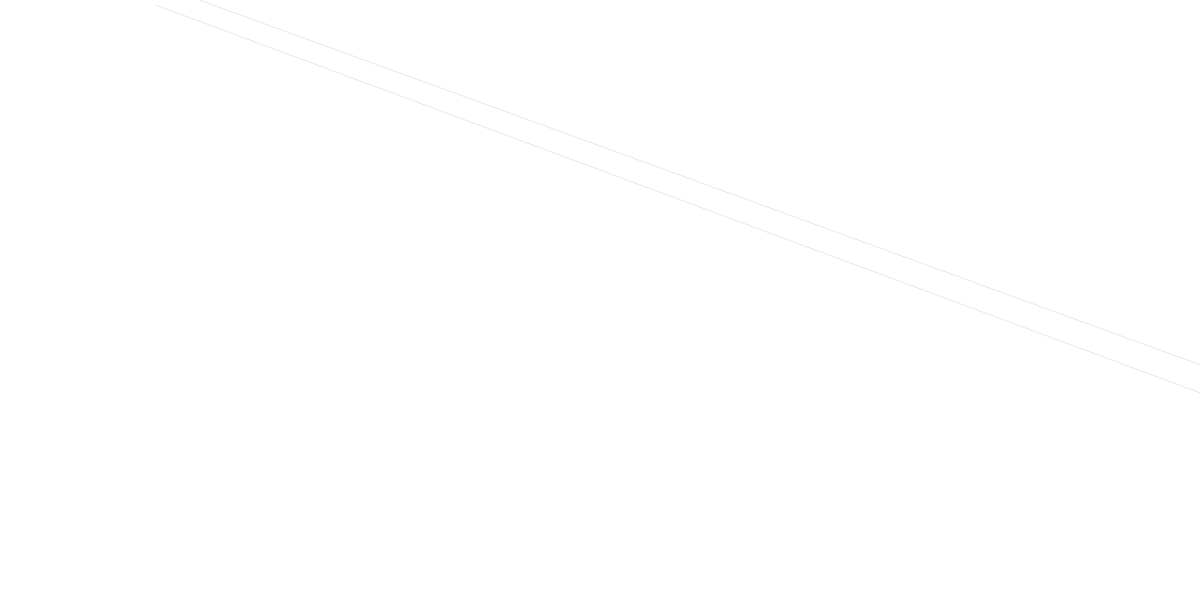
Frame 1 (no input)
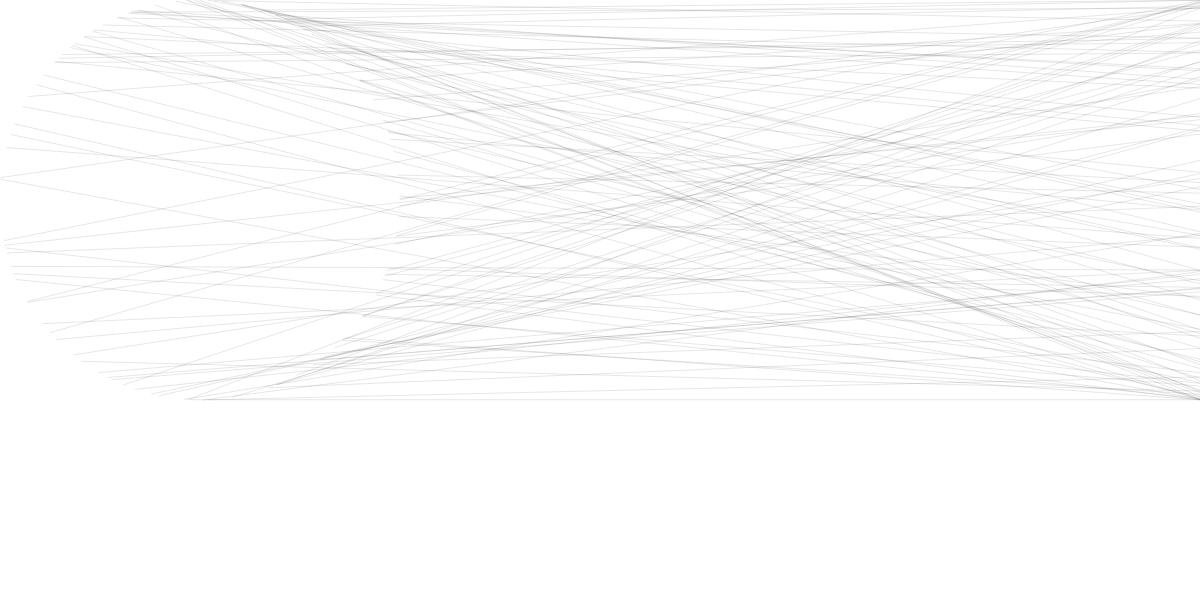
Frame 60 (no input)
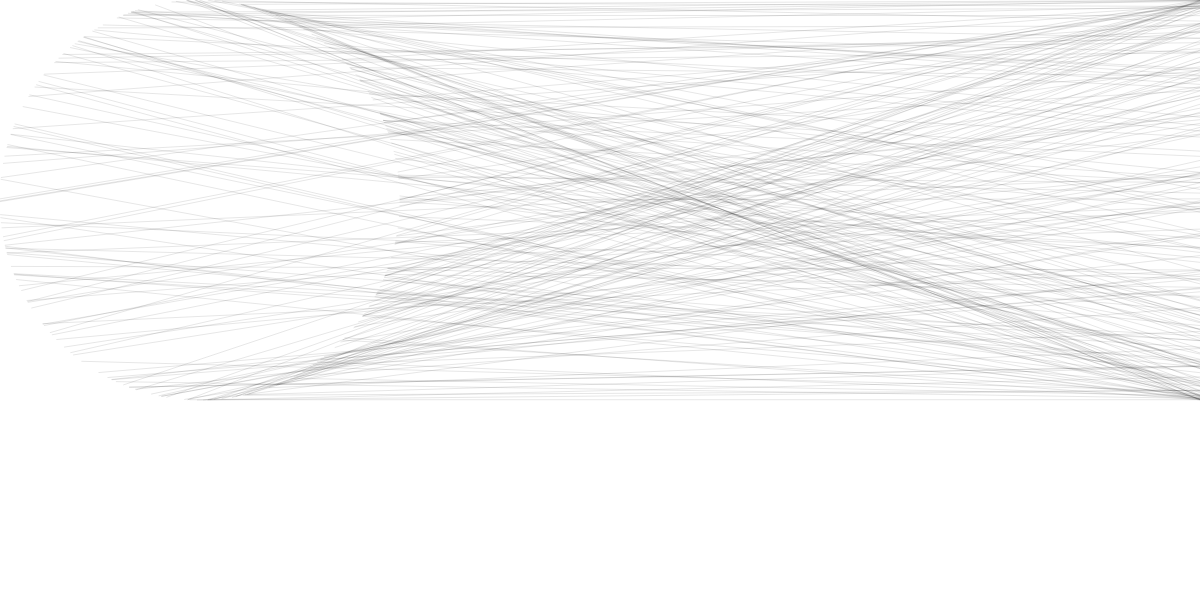
Frame 120 (the mouse pressed at the canvas centre since frame 60)

The p5.js sketch that drew these frames (run headless with seeded random() and noise() and a simulated clock; from frame 60 on, the mouse is pressed at the canvas centre):

// p5.js sketch
// ── sketch.js

function setup() {
  createCanvas(windowWidth, 600);
  background(255, 255, 255);

  // translucent stroke using alpha value
  stroke(0, 0, 0, 25);
}

function draw() {
  // draw two random chords each frame
  randomChord();
  randomChord();
}

function randomChord() {
  // find a random point on a circle
  var angle1 = random(0, 2 * PI);
  var xpos1 = 200 + 200 * cos(angle1);
  var ypos1 = 200 + 200 * sin(angle1);

  // find another random point on the circle
  var angle2 = random(0, 2 * PI);
  var xpos2 = 200 + 200 * cos(angle2);
  var ypos2 = 200 + 200 * sin(angle2);

  // draw a line between them
  line(xpos1, ypos1, windowWidth, ypos2);
}
